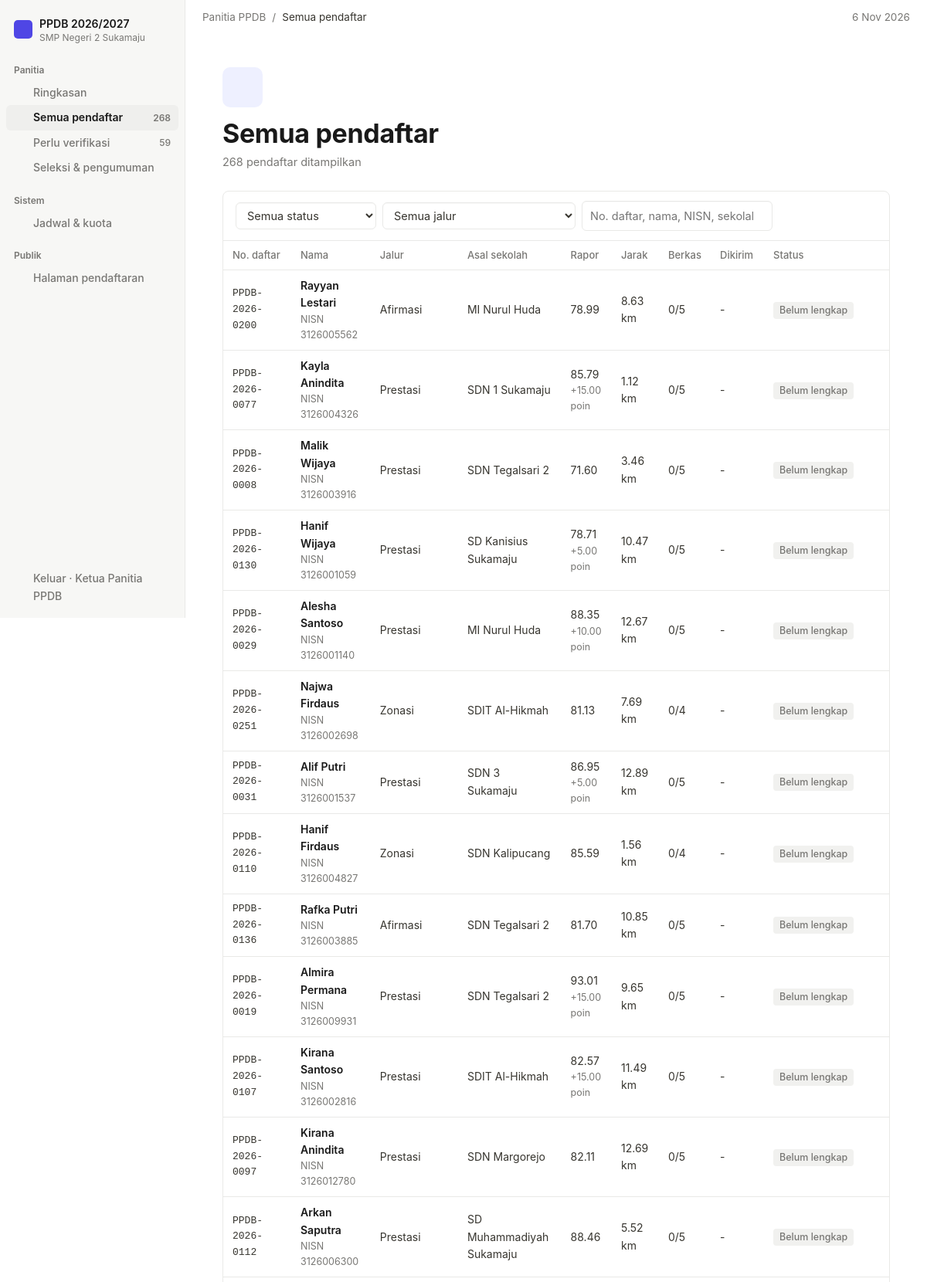
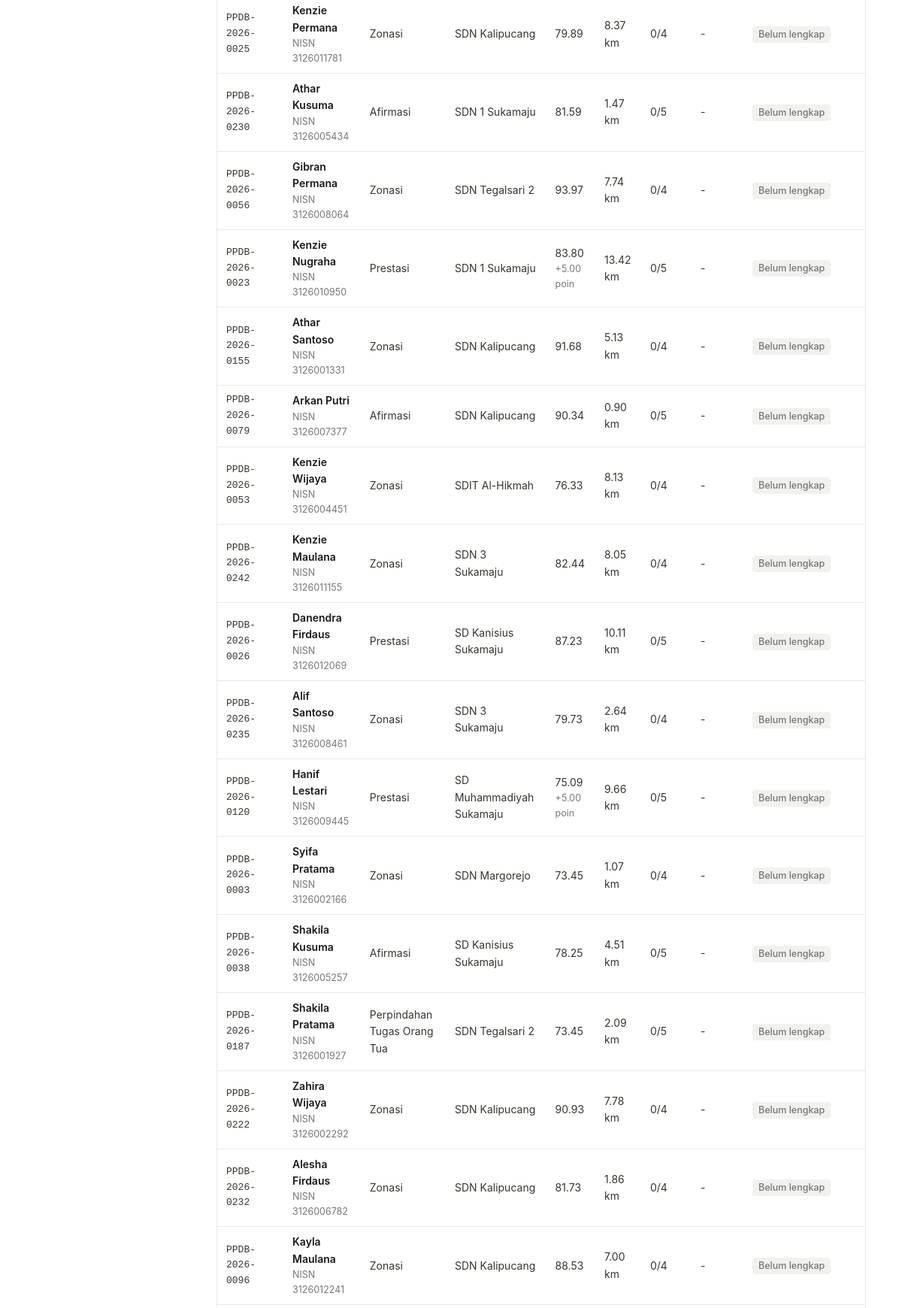
Screenshot of /index.php?page=pendaftar (signed in, upper part) with the database file from the repository (2 pictures, top to bottom).
### tables this page shows
CREATE TABLE pengaturan (
  id INT PRIMARY KEY,
  nama_sekolah VARCHAR(120) NOT NULL,
  alamat VARCHAR(255),
  telepon VARCHAR(30),
  tahun_ajaran VARCHAR(20) NOT NULL,
  buka DATETIME NOT NULL,
  tutup DATETIME NOT NULL,
  pengumuman DATETIME NOT NULL,
  daftar_ulang_sampai DATE NOT NULL,
  persen_cadangan TINYINT NOT NULL DEFAULT 10
);

CREATE TABLE pendaftar (
  id INT AUTO_INCREMENT PRIMARY KEY,
  no_daftar VARCHAR(20) NOT NULL UNIQUE,
  jalur_id INT NOT NULL,
  nisn CHAR(10) NOT NULL UNIQUE,
  nik CHAR(16),
  nama VARCHAR(100) NOT NULL,
  jk ENUM('L','P') NOT NULL DEFAULT 'L',
  tempat_lahir VARCHAR(60),
  tgl_lahir DATE NOT NULL,
  agama VARCHAR(20),
  asal_sekolah VARCHAR(100),
  alamat VARCHAR(255),
  jarak_km DECIMAL(5,2) NOT NULL DEFAULT 0,
  nama_ayah VARCHAR(100),
  nama_ibu VARCHAR(100),
  pekerjaan_ortu VARCHAR(60),
  telepon VARCHAR(20) NOT NULL,
  nilai_rata DECIMAL(5,2) NOT NULL DEFAULT 0,
  poin_prestasi DECIMAL(5,2) NOT NULL DEFAULT 0,
  prestasi_ket VARCHAR(255),
  status ENUM('draft','menunggu','perbaikan','terverifikasi','diterima','cadangan','tidak_diterima','daftar_ulang') NOT NULL DEFAULT 'draft',
  catatan VARCHAR(255),
  skor DECIMAL(6,2) NULL,
  peringkat SMALLINT NULL,
  verifikator_id INT NULL,
  created_at DATETIME NOT NULL DEFAULT CURRENT_TIMESTAMP,
  dikirim_at DATETIME NULL,
  diverifikasi_at DATETIME NULL,
  INDEX (status), INDEX (jalur_id),
  FOREIGN KEY (jalur_id) REFERENCES jalur(id),
  FOREIGN KEY (verifikator_id) REFERENCES users(id) ON DELETE SET NULL
);

CREATE TABLE jalur (
  id INT AUTO_INCREMENT PRIMARY KEY,
  kode VARCHAR(20) NOT NULL UNIQUE,
  nama VARCHAR(60) NOT NULL,
  kuota SMALLINT NOT NULL,
  keterangan VARCHAR(255)
);

### index.php (called while the page is built, shortened)
<?php
require __DIR__ . '/includes/bootstrap.php';
$routes = [
    'beranda'    => 'pages/daftar/beranda.php',
    'daftar'     => 'pages/daftar/daftar.php',
    'masuk'      => 'pages/daftar/masuk.php',
    'formulir'   => 'pages/daftar/formulir.php',
    'status'     => 'pages/daftar/status.php',
    'kartu'      => 'pages/daftar/kartu.php',
    'pengumuman' => 'pages/daftar/pengumuman.php',
    'keluar'     => 'pages/daftar/keluar.php',
    'berkas'     => 'pages/berkas.php',
    'login'      => 'pages/admin/login.php',
    'logout'     => 'pages/admin/logout.php',
    'dashboard'  => 'pages/admin/dashboard.php',
    'pendaftar'  => 'pages/admin/pendaftar.php',
    'verifikasi' => 'pages/admin/verifikasi.php',
    'seleksi'    => 'pages/admin/seleksi.php',
    'pengaturan' => 'pages/admin/pengaturan.php',
];
$page = $_GET['page'] ?? 'beranda';
require __DIR__ . '/' . $routes[$page];

### pages/admin/pendaftar.php (the view, shortened to what this page needs)
<?php
$status = $_GET['status'] ?? '';
$cari = trim($_GET['cari'] ?? '');
$w = ['1=1']; $prm = [];
$rows = q('SELECT p.*, j.nama jalur, (SELECT COUNT(*) FROM berkas b WHERE b.pendaftar_id = p.id) jml_berkas FROM pendaftar p JOIN jalur j ON j.id = p.jalur_id WHERE ' . implode(' AND ', $w)
    . " ORDER BY FIELD(p.status,'menunggu','perbaikan','terverifikasi'), p.dikirim_at LIMIT 400", $prm)->fetchAll();
$title = $status === 'menunggu' ? 'Perlu verifikasi' : 'Semua pendaftar';
$titleIcon = $status === 'menunggu' ? 'file' : 'users';
$subtitle = count($rows) . ' pendaftar ditampilkan';
$wide = true;
require __DIR__ . '/../../includes/header.php';
?>
<div class="box">
    <div class="box-head"><form class="filters" method="get"><input type="hidden" name="page" value="pendaftar">
        <select name="status" onchange="this.form.submit()"><option value="">Semua status</option></select>
        <select name="jalur" onchange="this.form.submit()"><option value="0">Semua jalur</option></select>
        <input type="search" name="cari" value="<?= e($cari) ?>" placeholder="No. daftar, nama, NISN, sekolah"></form></div>
    <div class="table-wrap"><table>
        <thead><tr><th>No. daftar</th><th>Nama</th><th>Jalur</th><th>Asal sekolah</th><th>Rapor</th><th>Jarak</th><th>Berkas</th><th>Dikirim</th><th>Status</th></tr></thead>
        <tbody><?php foreach ($rows as $r): ?>
            <tr onclick="location.href='<?= url('verifikasi', ['id' => $r['id']]) ?>'" style="cursor:pointer">
                <td class="mono"><?= e($r['no_daftar']) ?></td><td><strong><?= e($r['nama']) ?></strong><small>NISN <?= e($r['nisn']) ?></small></td><td><?= e($r['jalur']) ?></td>
                <td><?= e($r['asal_sekolah'] ?: '-') ?></td><td><?= e($r['nilai_rata']) ?><?= $r['poin_prestasi'] > 0 ? ' <small>+' . e($r['poin_prestasi']) . ' poin</small>' : '' ?></td><td><?= e($r['jarak_km']) ?> km</td>
                <td><?= $r['jml_berkas'] ?>/<?= $r['jalur'] === 'Zonasi' ? 4 : 5 ?></td><td><?= $r['dikirim_at'] ? tgl($r['dikirim_at']) : '-' ?></td><td><?= badge($r['status']) ?></td></tr>
        <?php endforeach; ?>
        <?php if (!$rows): ?><tr><td colspan="9" class="empty">Tidak ada pendaftar.</td></tr><?php endif; ?></tbody>
    </table></div>
</div>
<?php require __DIR__ . '/../../includes/footer.php'; ?>

### includes/header.php (shortened to what this page needs)
<?php
$navHit = q('SELECT status, COUNT(*) n FROM pendaftar GROUP BY status')->fetchAll(PDO::FETCH_KEY_PAIR);
$nav = [
    'Panitia' => [['dashboard', 'Ringkasan', 'home', null], ['pendaftar', 'Semua pendaftar', 'users', array_sum($navHit)], ['pendaftar&status=menunggu', 'Perlu verifikasi', 'file', $navHit['menunggu'] ?? 0], ['seleksi', 'Seleksi & pengumuman', 'award', null]],
];
if (user()['role'] === 'admin') $nav['Sistem'] = [['pengaturan', 'Jadwal & kuota', 'settings', null]];
$current = $_GET['page'] ?? 'dashboard';
?>
<!DOCTYPE html>
<html lang="id">
<head>
    <link rel="stylesheet" href="assets/css/style.css">
</head>
<body>
<div class="layout">
    <aside class="side" id="side">
        <div class="ws"><span class="logo"><?= icon('school', 14) ?></span><div>PPDB <?= e(setting()['tahun_ajaran']) ?><small><?= e(setting()['nama_sekolah']) ?></small></div></div>
        <?php foreach ($nav as $sec => $items): ?>
            <div class="sec"><?= $sec ?></div>
            <?php foreach ($items as [$key, $label, $ic, $n]): ?>
                <a href="index.php?page=<?= $key ?>" class="<?= $current === $key ? 'active' : '' ?>"><?= icon($ic, 16) ?> <?= $label ?><?php if ($n !== null): ?><span class="n"><?= $n ?></span><?php endif; ?></a>
            <?php endforeach; ?>
        <?php endforeach; ?>
        <div class="sec">Publik</div>
        <a href="<?= url('beranda') ?>" target="_blank"><?= icon('external', 16) ?> Halaman pendaftaran</a>
        <div class="grow"></div>
        <a href="<?= url('logout') ?>"><?= icon('logout', 16) ?> Keluar · <?= e(user()['nama']) ?></a>
    </aside>
    <main class="main">
        <div class="crumbs">Panitia PPDB<span>/</span><span style="color:var(--ink)"><?= e($title ?? 'Ringkasan') ?></span><span><?= tgl(date('Y-m-d')) ?></span></div>
        <div class="page <?= !empty($wide) ? 'wide' : '' ?>">
            <div class="page-title"><div><div class="icon-big"><?= icon($titleIcon ?? 'home', 26) ?></div><h1><?= e($title ?? 'Ringkasan') ?></h1><?php if (!empty($subtitle)): ?><p><?= $subtitle ?></p><?php endif; ?></div><div class="page-actions"><?= $actions ?? '' ?></div></div>

### includes/bootstrap.php (shortened to what this page needs)
<?php
function db(): PDO
{
    static $pdo = null;
    if ($pdo === null) {
        $c = require __DIR__ . '/../config/database.php';
        $dsn = "mysql:host={$c['host']};port={$c['port']};dbname={$c['database']};charset=utf8mb4";
        try {
            $pdo = new PDO($dsn, $c['username'], $c['password'], [
                PDO::ATTR_ERRMODE => PDO::ERRMODE_EXCEPTION,
                PDO::ATTR_DEFAULT_FETCH_MODE => PDO::FETCH_ASSOC,
            ]);
        } catch (PDOException $e) {
            die('<h3>Koneksi database gagal.</h3><p>Cek config/database.php dan pastikan database <b>'
                . htmlspecialchars($c['database']) . '</b> sudah di-import.</p>');
        }
    }
    return $pdo;
}
function q(string $sql, array $params = []): PDOStatement
{
    $st = db()->prepare($sql);
    $st->execute($params);
    return $st;
}
function e($v): string
{
    return htmlspecialchars((string) $v, ENT_QUOTES, 'UTF-8');
}
function tgl($date): string
{
    $bulan = ['', 'Jan', 'Feb', 'Mar', 'Apr', 'Mei', 'Jun', 'Jul', 'Agu', 'Sep', 'Okt', 'Nov', 'Des'];
    $t = strtotime($date);
    return date('j', $t) . ' ' . $bulan[(int) date('n', $t)] . ' ' . date('Y', $t);
}
function url(string $page = 'dashboard', array $params = []): string
{
    return 'index.php?' . http_build_query(['page' => $page] + $params);
}
function user(): ?array
{
    return $_SESSION['user'] ?? null;
}
function setting(): array
{
    static $s = null;
    return $s ??= q('SELECT * FROM pengaturan WHERE id = 1')->fetch() ?: [];
}
function icon(string $name, int $size = 18): string
{
    $p = $paths[$name] ?? '';
    return '<svg class="ic" width="' . $size . '" height="' . $size . '" viewBox="0 0 24 24" fill="none" stroke="currentColor" stroke-width="2" stroke-linecap="round" stroke-linejoin="round">' . $p . '</svg>';
}
function badge(string $s): string
{
    [$l, $c] = STATUS[$s] ?? [ucfirst($s), 'gray'];
    return '<span class="badge badge-' . $c . '">' . e($l) . '</span>';
}

### assets/css/style.css (style rules this page uses)
:root { --bg: #ffffff; --side: #f7f7f5; --hover: #efefed; --ink: #37352f; --ink-2: #191919; --muted: #787774; --line: #e9e9e7; --accent: #4f46e5; --accent-soft: #eef0ff; --c-gray: #787774; --c-gray-bg: #f1f1ef; --c-amber: #b45309; --c-amber-bg: #fdf3dc; --c-red: #c4362b; --c-red-bg: #fde8e6; --c-blue: #2563c9; --c-blue-bg: #e7effc; --c-green: #2e7d48; --c-green-bg: #e4f3e8; --c-purple: #7e4cc7; --c-purple-bg: #f1eafc; --font: ui-sans-serif, -apple-system, "Segoe UI", Helvetica, Arial, sans-serif; }
* { box-sizing: border-box; }
body { margin: 0; background: var(--bg); color: var(--ink); font: 14.5px/1.6 var(--font); }
a { color: var(--ink); text-decoration-color: #c9c9c6; text-underline-offset: 3px; }
.ic { flex-shrink: 0; vertical-align: middle; }
h1, h2, h3 { margin: 0; color: var(--ink-2); font-weight: 700; letter-spacing: -.01em; }
.layout { display: grid; grid-template-columns: 240px 1fr; min-height: 100vh; }
.side { background: var(--side); border-right: 1px solid var(--line); padding: 12px 8px; position: sticky; top: 0; height: 100vh; display: flex; flex-direction: column; font-size: 14px; }
.ws { display: flex; align-items: center; gap: 9px; padding: 8px 10px; border-radius: 6px; font-weight: 600; color: var(--ink-2); }
.ws .logo { width: 24px; height: 24px; border-radius: 5px; background: var(--accent); color: #fff; display: grid; place-items: center; }
.ws small { display: block; font-weight: 400; color: var(--muted); font-size: 12px; line-height: 1.2; }
.side .sec { font-size: 12px; color: var(--muted); padding: 16px 10px 4px; font-weight: 600; }
.side a { display: flex; align-items: center; gap: 9px; padding: 5px 10px; border-radius: 6px; text-decoration: none; color: var(--muted); font-weight: 500; }
.side a.active { background: var(--hover); color: var(--ink-2); font-weight: 600; }
.side a .n { margin-left: auto; font-size: 12px; color: var(--muted); }
.side .grow { flex: 1; }
.main { min-width: 0; }
.crumbs { display: flex; align-items: center; gap: 8px; padding: 12px 22px; font-size: 13.5px; color: var(--muted); border-bottom: 1px solid transparent; }
.page { max-width: 1120px; margin: 0 auto; padding: 40px 48px 70px; }
.page.wide { max-width: 1320px; }
.page-title { display: flex; justify-content: space-between; align-items: flex-end; gap: 14px; margin-bottom: 26px; flex-wrap: wrap; }
.page-title .icon-big { width: 52px; height: 52px; border-radius: 10px; background: var(--accent-soft); color: var(--accent); display: grid; place-items: center; margin-bottom: 14px; }
.page-title h1 { font-size: 34px; line-height: 1.15; }
.page-title p { margin: 6px 0 0; color: var(--muted); }
.box { border: 1px solid var(--line); border-radius: 8px; background: #fff; }
.box-head { display: flex; justify-content: space-between; align-items: center; gap: 10px; padding: 12px 16px; border-bottom: 1px solid var(--line); flex-wrap: wrap; }
.table-wrap { overflow-x: auto; }
table { width: 100%; border-collapse: collapse; font-size: 14px; }
th { text-align: left; font-weight: 500; color: var(--muted); padding: 8px 12px; border-bottom: 1px solid var(--line); font-size: 13px; white-space: nowrap; }
td { padding: 9px 12px; border-bottom: 1px solid var(--line); vertical-align: middle; }
td strong { display: block; font-weight: 600; color: var(--ink-2); }
td small { color: var(--muted); display: block; font-size: 12.5px; }
.mono { font-family: ui-monospace, "SFMono-Regular", Menlo, Consolas, monospace; font-size: 13px; }
.badge { display: inline-block; padding: 1px 8px; border-radius: 4px; font-size: 12.5px; font-weight: 500; white-space: nowrap; }
.badge-gray { background: var(--c-gray-bg); color: var(--c-gray); }
input[type=text], input[type=number], input[type=date], input[type=datetime-local], input[type=password], input[type=search], input[type=file], select, textarea { width: 100%; padding: 7px 10px; border: 1px solid var(--line); border-radius: 6px; background: #fff; font: inherit; color: var(--ink); box-shadow: inset 0 1px 1px rgba(15, 15, 15, .03); }
.filters { display: flex; gap: 8px; flex-wrap: wrap; align-items: center; }
.filters input, .filters select { width: auto; }

### rows the page displays
pengaturan: tahun_ajaran "2026/2027", nama_sekolah "SMP Negeri 2 Sukamaju"
pendaftar: no_daftar "PPDB-2026-0200", nama "Rayyan Lestari", nisn "3126005562", jalur.nama "Afirmasi", asal_sekolah "MI Nurul Huda", nilai_rata "78.99", jarak_km "8.63", jml_berkas "0", l "Belum lengkap"
pendaftar: no_daftar "PPDB-2026-0077", nama "Kayla Anindita", nisn "3126004326", jalur.nama "Prestasi", asal_sekolah "SDN 1 Sukamaju", nilai_rata "85.79", poin_prestasi "15.00", jarak_km "1.12", jml_berkas "0", l "Belum lengkap"
pendaftar: no_daftar "PPDB-2026-0008", nama "Malik Wijaya", nisn "3126003916", jalur.nama "Prestasi", asal_sekolah "SDN Tegalsari 2", nilai_rata "71.60", jarak_km "3.46", jml_berkas "0", shows "5", l "Belum lengkap"
pendaftar: no_daftar "PPDB-2026-0130", nama "Hanif Wijaya", nisn "3126001059", jalur.nama "Prestasi", asal_sekolah "SD Kanisius Sukamaju", nilai_rata "78.71", poin_prestasi "5.00", jarak_km "10.47", jml_berkas "0", l "Belum lengkap"
pendaftar: no_daftar "PPDB-2026-0029", nama "Alesha Santoso", nisn "3126001140", jalur.nama "Prestasi", asal_sekolah "MI Nurul Huda", nilai_rata "88.35", poin_prestasi "10.00", jarak_km "12.67", jml_berkas "0", l "Belum lengkap"
pendaftar: no_daftar "PPDB-2026-0251", nama "Najwa Firdaus", nisn "3126002698", jalur.nama "Zonasi", asal_sekolah "SDIT Al-Hikmah", nilai_rata "81.13", jarak_km "7.69", jml_berkas "0", shows "4", l "Belum lengkap"
pendaftar: no_daftar "PPDB-2026-0031", nama "Alif Putri", nisn "3126001537", jalur.nama "Prestasi", asal_sekolah "SDN 3 Sukamaju", nilai_rata "86.95", poin_prestasi "5.00", jarak_km "12.89", jml_berkas "0", l "Belum lengkap"
pendaftar: no_daftar "PPDB-2026-0110", nama "Hanif Firdaus", nisn "3126004827", jalur.nama "Zonasi", asal_sekolah "SDN Kalipucang", nilai_rata "85.59", jarak_km "1.56", jml_berkas "0", l "Belum lengkap"
pendaftar: no_daftar "PPDB-2026-0136", nama "Rafka Putri", nisn "3126003885", jalur.nama "Afirmasi", asal_sekolah "SDN Tegalsari 2", nilai_rata "81.70", jarak_km "10.85", jml_berkas "0", l "Belum lengkap"
pendaftar: no_daftar "PPDB-2026-0019", nama "Almira Permana", nisn "3126009931", jalur.nama "Prestasi", asal_sekolah "SDN Tegalsari 2", nilai_rata "93.01", poin_prestasi "15.00", jarak_km "9.65", jml_berkas "0", l "Belum lengkap"
pendaftar: no_daftar "PPDB-2026-0107", nama "Kirana Santoso", nisn "3126002816", jalur.nama "Prestasi", asal_sekolah "SDIT Al-Hikmah", nilai_rata "82.57", poin_prestasi "15.00", jarak_km "11.49", jml_berkas "0", l "Belum lengkap"
pendaftar: no_daftar "PPDB-2026-0097", nama "Kirana Anindita", nisn "3126012780", jalur.nama "Prestasi", asal_sekolah "SDN Margorejo", nilai_rata "82.11", jarak_km "12.69", jml_berkas "0", shows "5", l "Belum lengkap"
pendaftar: no_daftar "PPDB-2026-0112", nama "Arkan Saputra", nisn "3126006300", jalur.nama "Prestasi", asal_sekolah "SD Muhammadiyah Sukamaju", nilai_rata "88.46", jarak_km "5.52", jml_berkas "0", l "Belum lengkap"
pendaftar: no_daftar "PPDB-2026-0025", nama "Kenzie Permana", nisn "3126011781", jalur.nama "Zonasi", asal_sekolah "SDN Kalipucang", nilai_rata "79.89", jarak_km "8.37", jml_berkas "0", shows "4", l "Belum lengkap"
pendaftar: no_daftar "PPDB-2026-0230", nama "Athar Kusuma", nisn "3126005434", jalur.nama "Afirmasi", asal_sekolah "SDN 1 Sukamaju", nilai_rata "81.59", jarak_km "1.47", jml_berkas "0", l "Belum lengkap"
pendaftar: no_daftar "PPDB-2026-0056", nama "Gibran Permana", nisn "3126008064", jalur.nama "Zonasi", asal_sekolah "SDN Tegalsari 2", nilai_rata "93.97", jarak_km "7.74", jml_berkas "0", l "Belum lengkap"
pendaftar: no_daftar "PPDB-2026-0023", nama "Kenzie Nugraha", nisn "3126010950", jalur.nama "Prestasi", asal_sekolah "SDN 1 Sukamaju", nilai_rata "83.80", poin_prestasi "5.00", jarak_km "13.42", jml_berkas "0", l "Belum lengkap"
pendaftar: no_daftar "PPDB-2026-0155", nama "Athar Santoso", nisn "3126001331", jalur.nama "Zonasi", asal_sekolah "SDN Kalipucang", nilai_rata "91.68", jarak_km "5.13", jml_berkas "0", shows "4", l "Belum lengkap"
pendaftar: no_daftar "PPDB-2026-0079", nama "Arkan Putri", nisn "3126007377", jalur.nama "Afirmasi", asal_sekolah "SDN Kalipucang", nilai_rata "90.34", jarak_km "0.90", jml_berkas "0", shows "5", l "Belum lengkap"
pendaftar: no_daftar "PPDB-2026-0053", nama "Kenzie Wijaya", nisn "3126004451", jalur.nama "Zonasi", asal_sekolah "SDIT Al-Hikmah", nilai_rata "76.33", jarak_km "8.13", jml_berkas "0", l "Belum lengkap"
pendaftar: no_daftar "PPDB-2026-0242", nama "Kenzie Maulana", nisn "3126011155", jalur.nama "Zonasi", asal_sekolah "SDN 3 Sukamaju", nilai_rata "82.44", jarak_km "8.05", jml_berkas "0", l "Belum lengkap"
pendaftar: no_daftar "PPDB-2026-0026", nama "Danendra Firdaus", nisn "3126012069", jalur.nama "Prestasi", asal_sekolah "SD Kanisius Sukamaju", nilai_rata "87.23", jarak_km "10.11", jml_berkas "0", shows "5", l "Belum lengkap"
pendaftar: no_daftar "PPDB-2026-0235", nama "Alif Santoso", nisn "3126008461", jalur.nama "Zonasi", asal_sekolah "SDN 3 Sukamaju", nilai_rata "79.73", jarak_km "2.64", jml_berkas "0", l "Belum lengkap"
pendaftar: no_daftar "PPDB-2026-0120", nama "Hanif Lestari", nisn "3126009445", jalur.nama "Prestasi", asal_sekolah "SD Muhammadiyah Sukamaju", nilai_rata "75.09", poin_prestasi "5.00", jarak_km "9.66", jml_berkas "0", l "Belum lengkap"
pendaftar: no_daftar "PPDB-2026-0003", nama "Syifa Pratama", nisn "3126002166", jalur.nama "Zonasi", asal_sekolah "SDN Margorejo", nilai_rata "73.45", jarak_km "1.07", jml_berkas "0", l "Belum lengkap"
pendaftar: no_daftar "PPDB-2026-0038", nama "Shakila Kusuma", nisn "3126005257", jalur.nama "Afirmasi", asal_sekolah "SD Kanisius Sukamaju", nilai_rata "78.25", jarak_km "4.51", jml_berkas "0", l "Belum lengkap"
pendaftar: no_daftar "PPDB-2026-0187", nama "Shakila Pratama", nisn "3126001927", jalur.nama "Perpindahan Tugas Orang Tua", asal_sekolah "SDN Tegalsari 2", nilai_rata "73.45", jarak_km "2.09", jml_berkas "0", l "Belum lengkap"
pendaftar: no_daftar "PPDB-2026-0222", nama "Zahira Wijaya", nisn "3126002292", jalur.nama "Zonasi", asal_sekolah "SDN Kalipucang", nilai_rata "90.93", jarak_km "7.78", jml_berkas "0", shows "4", l "Belum lengkap"
pendaftar: no_daftar "PPDB-2026-0232", nama "Alesha Firdaus", nisn "3126006782", jalur.nama "Zonasi", asal_sekolah "SDN Kalipucang", nilai_rata "81.73", jarak_km "1.86", jml_berkas "0", shows "4", l "Belum lengkap"
pendaftar: no_daftar "PPDB-2026-0096", nama "Kayla Maulana", nisn "3126012241", jalur.nama "Zonasi", asal_sekolah "SDN Kalipucang", nilai_rata "88.53", jarak_km "7.00", jml_berkas "0", l "Belum lengkap"

### other values shown
$sec "Panitia"
$label "Ringkasan"
$label "Semua pendaftar"
$n "268"
$label "Perlu verifikasi"
$n "59"
$label "Seleksi & pengumuman"
$sec "Sistem"
$label "Jadwal & kuota"
user()['nama'] "Ketua Panitia PPDB"
$title "Semua pendaftar"
$subtitle "268 pendaftar ditampilkan"
